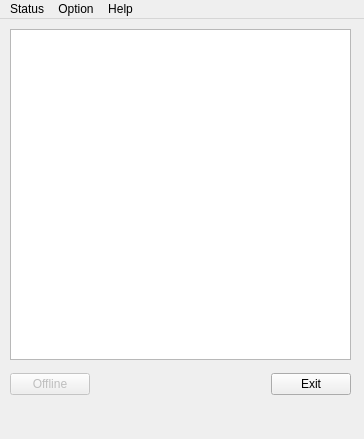
<ui version="4.0" >
 <class>Main</class>
 <widget class="QMainWindow" name="Main" >
  <property name="geometry" >
   <rect>
    <x>0</x>
    <y>0</y>
    <width>364</width>
    <height>439</height>
   </rect>
  </property>
  <property name="minimumSize" >
   <size>
    <width>364</width>
    <height>439</height>
   </size>
  </property>
  <property name="maximumSize" >
   <size>
    <width>364</width>
    <height>439</height>
   </size>
  </property>
  <property name="windowTitle" >
   <string>QEN</string>
  </property>
  <property name="windowIcon" >
   <iconset resource="Main.qrc" >:/apps/Images/apps/infolog.png</iconset>
  </property>
  <widget class="QWidget" name="cwMain" >
   <widget class="QWidget" name="layoutWidget" >
    <property name="geometry" >
     <rect>
      <x>10</x>
      <y>350</y>
      <width>341</width>
      <height>31</height>
     </rect>
    </property>
    <layout class="QHBoxLayout" >
     <property name="margin" >
      <number>0</number>
     </property>
     <property name="spacing" >
      <number>6</number>
     </property>
     <item>
      <widget class="QPushButton" name="pbOnline" >
       <property name="enabled" >
        <bool>false</bool>
       </property>
       <property name="text" >
        <string>Offline</string>
       </property>
       <property name="icon" >
        <iconset resource="Main.qrc" >:/actions/Images/actions/led-red.png</iconset>
       </property>
       <property name="checkable" >
        <bool>true</bool>
       </property>
      </widget>
     </item>
     <item>
      <spacer>
       <property name="orientation" >
        <enum>Qt::Horizontal</enum>
       </property>
       <property name="sizeHint" >
        <size>
         <width>40</width>
         <height>20</height>
        </size>
       </property>
      </spacer>
     </item>
     <item>
      <widget class="QPushButton" name="pbExit" >
       <property name="text" >
        <string>Exit</string>
       </property>
       <property name="icon" >
        <iconset resource="Main.qrc" >:/actions/Images/actions/exit.png</iconset>
       </property>
       <property name="shortcut" >
        <string/>
       </property>
      </widget>
     </item>
    </layout>
   </widget>
   <widget class="QListWidget" name="lwTasks" >
    <property name="geometry" >
     <rect>
      <x>10</x>
      <y>10</y>
      <width>341</width>
      <height>331</height>
     </rect>
    </property>
    <property name="contextMenuPolicy" >
     <enum>Qt::ActionsContextMenu</enum>
    </property>
    <property name="toolTip" >
     <string>Accepts</string>
    </property>
   </widget>
  </widget>
  <widget class="QStatusBar" name="sbMain" >
   <property name="sizeGripEnabled" >
    <bool>false</bool>
   </property>
  </widget>
  <widget class="QMenuBar" name="mbMain" >
   <property name="geometry" >
    <rect>
     <x>0</x>
     <y>0</y>
     <width>364</width>
     <height>21</height>
    </rect>
   </property>
   <widget class="QMenu" name="mHelp" >
    <property name="title" >
     <string>Help</string>
    </property>
    <widget class="QMenu" name="mAbout" >
     <property name="title" >
      <string>About</string>
     </property>
     <addaction name="aAQEN" />
     <addaction name="separator" />
     <addaction name="aAQt4" />
    </widget>
    <widget class="QMenu" name="mDoc" >
     <property name="title" >
      <string>Documentation</string>
     </property>
     <addaction name="aDAuthors" />
     <addaction name="aDChanges" />
     <addaction name="aDCopying" />
     <addaction name="aDInstall" />
     <addaction name="aDIntroduction" />
     <addaction name="aDIssues" />
     <addaction name="aDLicence" />
     <addaction name="aDNews" />
     <addaction name="aDRequests" />
    </widget>
    <widget class="QMenu" name="mHome" >
     <property name="title" >
      <string>URL</string>
     </property>
     <addaction name="aUQEN" />
     <addaction name="aUQt4" />
     <addaction name="aUPyQt4" />
     <addaction name="aUPython" />
     <addaction name="aUEGroupWare" />
    </widget>
    <addaction name="mHome" />
    <addaction name="mAbout" />
    <addaction name="separator" />
    <addaction name="mDoc" />
   </widget>
   <widget class="QMenu" name="mOption" >
    <property name="title" >
     <string>Option</string>
    </property>
    <addaction name="aOptSettings" />
   </widget>
   <widget class="QMenu" name="mStatus" >
    <property name="title" >
     <string>Status</string>
    </property>
    <addaction name="aStaConnect" />
    <addaction name="aStaDisconnect" />
    <addaction name="separator" />
    <addaction name="aStaExit" />
   </widget>
   <addaction name="mStatus" />
   <addaction name="mOption" />
   <addaction name="mHelp" />
  </widget>
  <action name="aStaExit" >
   <property name="icon" >
    <iconset resource="Main.qrc" >:/actions/Images/actions/exit.png</iconset>
   </property>
   <property name="text" >
    <string>Exit</string>
   </property>
   <property name="shortcut" >
    <string>Ctrl+Q</string>
   </property>
  </action>
  <action name="aStaDisconnect" >
   <property name="enabled" >
    <bool>false</bool>
   </property>
   <property name="icon" >
    <iconset resource="Main.qrc" >:/actions/Images/actions/led-red.png</iconset>
   </property>
   <property name="text" >
    <string>Disconnect</string>
   </property>
  </action>
  <action name="aOptSettings" >
   <property name="icon" >
    <iconset resource="Main.qrc" >:/apps/Images/apps/package_settings.png</iconset>
   </property>
   <property name="text" >
    <string>Settings</string>
   </property>
   <property name="toolTip" >
    <string>Open Settings dialog</string>
   </property>
  </action>
  <action name="aFBBad" >
   <property name="icon" >
    <iconset resource="Main.qrc" >:/actions/Images/actions/led-red.png</iconset>
   </property>
   <property name="text" >
    <string>Bad</string>
   </property>
   <property name="toolTip" >
    <string>Send bad feedback</string>
   </property>
  </action>
  <action name="aFBGood" >
   <property name="icon" >
    <iconset resource="Main.qrc" >:/actions/Images/actions/led-green.png</iconset>
   </property>
   <property name="text" >
    <string>Good</string>
   </property>
   <property name="toolTip" >
    <string>Send good feedback</string>
   </property>
  </action>
  <action name="aAQEN" >
   <property name="icon" >
    <iconset resource="Main.qrc" >:/apps/Images/apps/infolog.png</iconset>
   </property>
   <property name="text" >
    <string>QEN</string>
   </property>
  </action>
  <action name="aAQt4" >
   <property name="icon" >
    <iconset resource="Main.qrc" >:/apps/Images/apps/qt4-logo.png</iconset>
   </property>
   <property name="text" >
    <string>Qt4</string>
   </property>
  </action>
  <action name="aUQuamachi" >
   <property name="icon" >
    <iconset resource="Main.qrc" >:/apps/Images/apps/Quamachi.png</iconset>
   </property>
   <property name="text" >
    <string>Quamachi</string>
   </property>
  </action>
  <action name="aUQt4" >
   <property name="icon" >
    <iconset resource="Main.qrc" >:/apps/Images/apps/qt4-logo.png</iconset>
   </property>
   <property name="text" >
    <string>Qt4</string>
   </property>
  </action>
  <action name="aUPyQt4" >
   <property name="icon" >
    <iconset resource="Main.qrc" >:/apps/Images/apps/pyqt-logo.png</iconset>
   </property>
   <property name="text" >
    <string>PyQt4</string>
   </property>
  </action>
  <action name="aUPython" >
   <property name="icon" >
    <iconset resource="Main.qrc" >:/apps/Images/apps/python-logo.png</iconset>
   </property>
   <property name="text" >
    <string>Python</string>
   </property>
  </action>
  <action name="aDAuthors" >
   <property name="icon" >
    <iconset resource="Main.qrc" >:/mimetypes/Images/mimetypes/txt.png</iconset>
   </property>
   <property name="text" >
    <string>Authors</string>
   </property>
  </action>
  <action name="aDChanges" >
   <property name="icon" >
    <iconset resource="Main.qrc" >:/mimetypes/Images/mimetypes/txt.png</iconset>
   </property>
   <property name="text" >
    <string>Changes</string>
   </property>
  </action>
  <action name="aDCopying" >
   <property name="icon" >
    <iconset resource="Main.qrc" >:/mimetypes/Images/mimetypes/txt.png</iconset>
   </property>
   <property name="text" >
    <string>Copying</string>
   </property>
  </action>
  <action name="aDInstall" >
   <property name="icon" >
    <iconset resource="Main.qrc" >:/mimetypes/Images/mimetypes/txt.png</iconset>
   </property>
   <property name="text" >
    <string>Install</string>
   </property>
  </action>
  <action name="aDIssues" >
   <property name="icon" >
    <iconset resource="Main.qrc" >:/mimetypes/Images/mimetypes/txt.png</iconset>
   </property>
   <property name="text" >
    <string>Issues</string>
   </property>
  </action>
  <action name="aDLicence" >
   <property name="icon" >
    <iconset resource="Main.qrc" >:/mimetypes/Images/mimetypes/txt.png</iconset>
   </property>
   <property name="text" >
    <string>Licence</string>
   </property>
  </action>
  <action name="aDNews" >
   <property name="icon" >
    <iconset resource="Main.qrc" >:/mimetypes/Images/mimetypes/txt.png</iconset>
   </property>
   <property name="text" >
    <string>News</string>
   </property>
  </action>
  <action name="aDIntroduction" >
   <property name="icon" >
    <iconset resource="Main.qrc" >:/mimetypes/Images/mimetypes/txt.png</iconset>
   </property>
   <property name="text" >
    <string>Introduction</string>
   </property>
  </action>
  <action name="aDRequests" >
   <property name="icon" >
    <iconset resource="Main.qrc" >:/mimetypes/Images/mimetypes/txt.png</iconset>
   </property>
   <property name="text" >
    <string>Requests</string>
   </property>
  </action>
  <action name="aUCheckInstall" >
   <property name="icon" >
    <iconset resource="Main.qrc" >:/apps/Images/apps/ckhome2.png</iconset>
   </property>
   <property name="text" >
    <string>CheckInstall</string>
   </property>
  </action>
  <action name="aUMake" >
   <property name="icon" >
    <iconset resource="Main.qrc" >:/apps/Images/apps/gnu-head-sm.jpg</iconset>
   </property>
   <property name="text" >
    <string>Make</string>
   </property>
  </action>
  <action name="aUMinGW" >
   <property name="text" >
    <string>MinGW</string>
   </property>
  </action>
  <action name="aStaConnect" >
   <property name="icon" >
    <iconset resource="Main.qrc" >:/actions/Images/actions/led-green.png</iconset>
   </property>
   <property name="text" >
    <string>Connect</string>
   </property>
  </action>
  <action name="aNetNickname" >
   <property name="icon" >
    <iconset resource="Main.qrc" >:/actions/Images/actions/edit_user.png</iconset>
   </property>
   <property name="text" >
    <string>Nickname</string>
   </property>
  </action>
  <action name="aNetJoin" >
   <property name="icon" >
    <iconset resource="Main.qrc" >:/actions/Images/actions/edit_add.png</iconset>
   </property>
   <property name="text" >
    <string>Join</string>
   </property>
   <property name="shortcut" >
    <string>Ctrl+J</string>
   </property>
  </action>
  <action name="aNetCreate" >
   <property name="icon" >
    <iconset resource="Main.qrc" >:/actions/Images/actions/add.png</iconset>
   </property>
   <property name="text" >
    <string>Create</string>
   </property>
  </action>
  <action name="aNetDelete" >
   <property name="icon" >
    <iconset resource="Main.qrc" >:/actions/Images/actions/remove.png</iconset>
   </property>
   <property name="text" >
    <string>Delete</string>
   </property>
  </action>
  <action name="aNetLeave" >
   <property name="icon" >
    <iconset resource="Main.qrc" >:/actions/Images/actions/edit_remove.png</iconset>
   </property>
   <property name="text" >
    <string>Leave</string>
   </property>
  </action>
  <action name="aPeerEvict" >
   <property name="icon" >
    <iconset resource="Main.qrc" >:/actions/Images/actions/delete_user.png</iconset>
   </property>
   <property name="text" >
    <string>Evict</string>
   </property>
  </action>
  <action name="aNetConnect" >
   <property name="icon" >
    <iconset resource="Main.qrc" >:/actions/Images/actions/led-green.png</iconset>
   </property>
   <property name="text" >
    <string>Connect</string>
   </property>
  </action>
  <action name="aNetDisconnect" >
   <property name="icon" >
    <iconset resource="Main.qrc" >:/actions/Images/actions/led-red.png</iconset>
   </property>
   <property name="text" >
    <string>Disconnect</string>
   </property>
  </action>
  <action name="aSep1" >
   <property name="text" >
    <string>Separator</string>
   </property>
  </action>
  <action name="aSep2" >
   <property name="text" >
    <string>Separator</string>
   </property>
  </action>
  <action name="aUHamachi" >
   <property name="icon" >
    <iconset resource="Main.qrc" >:/apps/Images/apps/Hamachi.png</iconset>
   </property>
   <property name="text" >
    <string>Hamachi</string>
   </property>
  </action>
  <action name="aUSudo" >
   <property name="text" >
    <string>Sudo</string>
   </property>
  </action>
  <action name="aSep3" >
   <property name="text" >
    <string>Separator</string>
   </property>
  </action>
  <action name="aPeerBrowse" >
   <property name="icon" >
    <iconset resource="Main.qrc" >:/filesystems/Images/filesystems/folder_open.png</iconset>
   </property>
   <property name="text" >
    <string>Browse</string>
   </property>
  </action>
  <action name="aPeerPing" >
   <property name="icon" >
    <iconset resource="Main.qrc" >:/actions/Images/actions/circle.png</iconset>
   </property>
   <property name="text" >
    <string>Ping</string>
   </property>
  </action>
  <action name="aOptHideOfflinePeers" >
   <property name="checkable" >
    <bool>true</bool>
   </property>
   <property name="checked" >
    <bool>true</bool>
   </property>
   <property name="text" >
    <string>Hide Offline Peers</string>
   </property>
  </action>
  <action name="aUGrep" >
   <property name="icon" >
    <iconset resource="Main.qrc" >:/apps/Images/apps/gnu-head-sm.jpg</iconset>
   </property>
   <property name="text" >
    <string>Grep</string>
   </property>
  </action>
  <action name="aPeerCA" >
   <property name="icon" >
    <iconset resource="Main.qrc" >:/apps/Images/apps/icon-clipboard.png</iconset>
   </property>
   <property name="text" >
    <string>Copy Address</string>
   </property>
  </action>
  <action name="aUEGroupWare" >
   <property name="icon" >
    <iconset resource="Main.qrc" >:/apps/Images/apps/egw.png</iconset>
   </property>
   <property name="text" >
    <string>eGroupWare</string>
   </property>
  </action>
  <action name="aUQEN" >
   <property name="icon" >
    <iconset resource="Main.qrc" >:/apps/Images/apps/infolog.png</iconset>
   </property>
   <property name="text" >
    <string>QEN</string>
   </property>
  </action>
  <action name="aTaskAccept" >
   <property name="icon" >
    <iconset resource="Main.qrc" >:/actions/Images/actions/button_ok.png</iconset>
   </property>
   <property name="text" >
    <string>Accept</string>
   </property>
  </action>
 </widget>
 <tabstops>
  <tabstop>pbExit</tabstop>
  <tabstop>pbOnline</tabstop>
 </tabstops>
 <resources>
  <include location="Main.qrc" />
 </resources>
 <connections>
  <connection>
   <sender>pbExit</sender>
   <signal>clicked()</signal>
   <receiver>aStaExit</receiver>
   <slot>trigger()</slot>
   <hints>
    <hint type="sourcelabel" >
     <x>419</x>
     <y>434</y>
    </hint>
    <hint type="destinationlabel" >
     <x>-1</x>
     <y>-1</y>
    </hint>
   </hints>
  </connection>
 </connections>
</ui>
